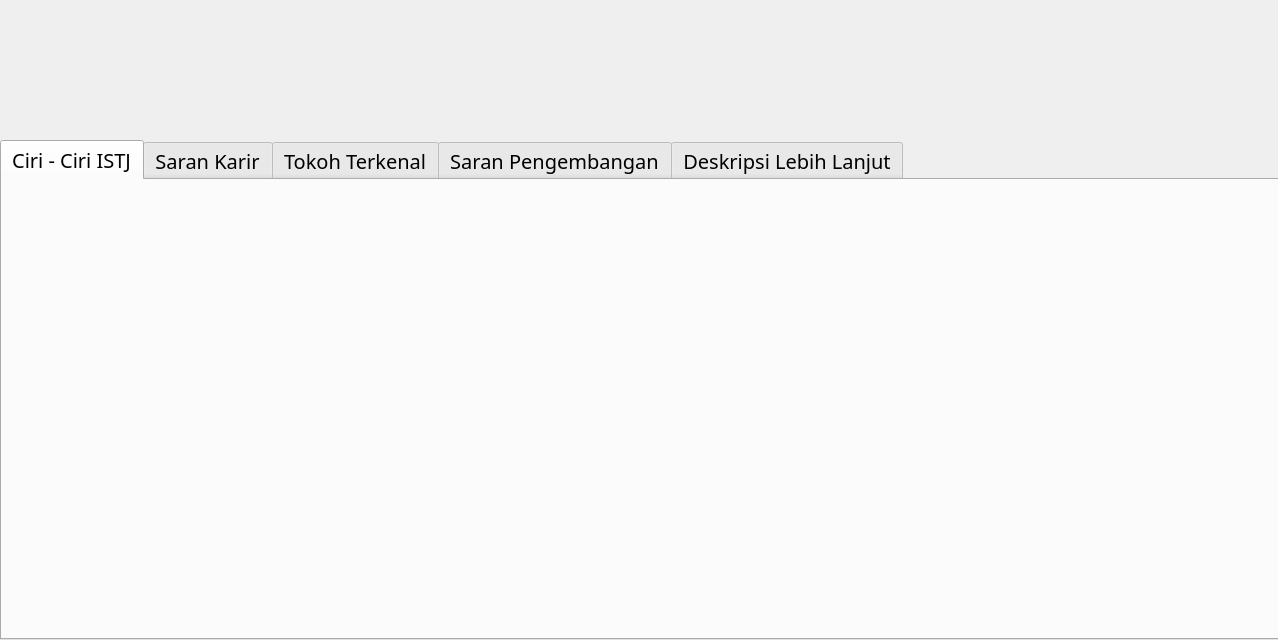
<?xml version="1.0" encoding="UTF-8"?>
<ui version="4.0">
 <class>Dialog</class>
 <widget class="QDialog" name="Dialog">
  <property name="geometry">
   <rect>
    <x>0</x>
    <y>0</y>
    <width>1278</width>
    <height>640</height>
   </rect>
  </property>
  <property name="minimumSize">
   <size>
    <width>1278</width>
    <height>640</height>
   </size>
  </property>
  <property name="maximumSize">
   <size>
    <width>1278</width>
    <height>640</height>
   </size>
  </property>
  <property name="windowTitle">
   <string>Kepribadian ISTJ</string>
  </property>
  <widget class="QTabWidget" name="tabWidget">
   <property name="geometry">
    <rect>
     <x>0</x>
     <y>140</y>
     <width>1281</width>
     <height>500</height>
    </rect>
   </property>
   <property name="font">
    <font>
     <family>NewsGoth Cn BT</family>
     <pointsize>15</pointsize>
     <weight>50</weight>
     <bold>false</bold>
    </font>
   </property>
   <property name="currentIndex">
    <number>0</number>
   </property>
   <property name="elideMode">
    <enum>Qt::ElideLeft</enum>
   </property>
   <widget class="QWidget" name="widget">
    <attribute name="title">
     <string>Ciri - Ciri ISTJ</string>
    </attribute>
    <widget class="QLabel" name="label_2">
     <property name="geometry">
      <rect>
       <x>-10</x>
       <y>0</y>
       <width>1291</width>
       <height>501</height>
      </rect>
     </property>
     <property name="text">
      <string/>
     </property>
     <property name="pixmap">
      <pixmap>Base Picture/ISTJ/ciri.jpg</pixmap>
     </property>
    </widget>
   </widget>
   <widget class="QWidget" name="tab_2">
    <property name="layoutDirection">
     <enum>Qt::LeftToRight</enum>
    </property>
    <attribute name="title">
     <string>Saran Karir</string>
    </attribute>
    <widget class="QLabel" name="label_3">
     <property name="geometry">
      <rect>
       <x>-10</x>
       <y>-30</y>
       <width>1291</width>
       <height>581</height>
      </rect>
     </property>
     <property name="text">
      <string/>
     </property>
     <property name="pixmap">
      <pixmap>Base Picture/ISTJ/kerja.jpg</pixmap>
     </property>
    </widget>
   </widget>
   <widget class="QWidget" name="tab">
    <attribute name="title">
     <string>Tokoh Terkenal</string>
    </attribute>
    <widget class="QLabel" name="label_4">
     <property name="geometry">
      <rect>
       <x>-10</x>
       <y>-20</y>
       <width>1291</width>
       <height>541</height>
      </rect>
     </property>
     <property name="text">
      <string/>
     </property>
     <property name="pixmap">
      <pixmap>Base Picture/ISTJ/tokoh.jpg</pixmap>
     </property>
    </widget>
   </widget>
   <widget class="QWidget" name="tab_3">
    <attribute name="title">
     <string>Saran Pengembangan</string>
    </attribute>
    <widget class="QLabel" name="label_5">
     <property name="geometry">
      <rect>
       <x>-10</x>
       <y>-20</y>
       <width>1291</width>
       <height>541</height>
      </rect>
     </property>
     <property name="text">
      <string/>
     </property>
     <property name="pixmap">
      <pixmap>Base Picture/ISTJ/pengembangan.jpg</pixmap>
     </property>
    </widget>
   </widget>
   <widget class="QWidget" name="tab_4">
    <attribute name="title">
     <string>Deskripsi Lebih Lanjut</string>
    </attribute>
    <widget class="QLabel" name="label_6">
     <property name="geometry">
      <rect>
       <x>-10</x>
       <y>-30</y>
       <width>1291</width>
       <height>541</height>
      </rect>
     </property>
     <property name="text">
      <string/>
     </property>
     <property name="pixmap">
      <pixmap>Base Picture/ISTJ/deskrip.jpg</pixmap>
     </property>
    </widget>
   </widget>
  </widget>
  <widget class="QLabel" name="label">
   <property name="geometry">
    <rect>
     <x>-10</x>
     <y>-30</y>
     <width>1291</width>
     <height>640</height>
    </rect>
   </property>
   <property name="text">
    <string/>
   </property>
   <property name="pixmap">
    <pixmap>Base Picture/ISTJ/base.jpg</pixmap>
   </property>
  </widget>
  <zorder>label</zorder>
  <zorder>tabWidget</zorder>
 </widget>
 <resources/>
 <connections/>
</ui>
